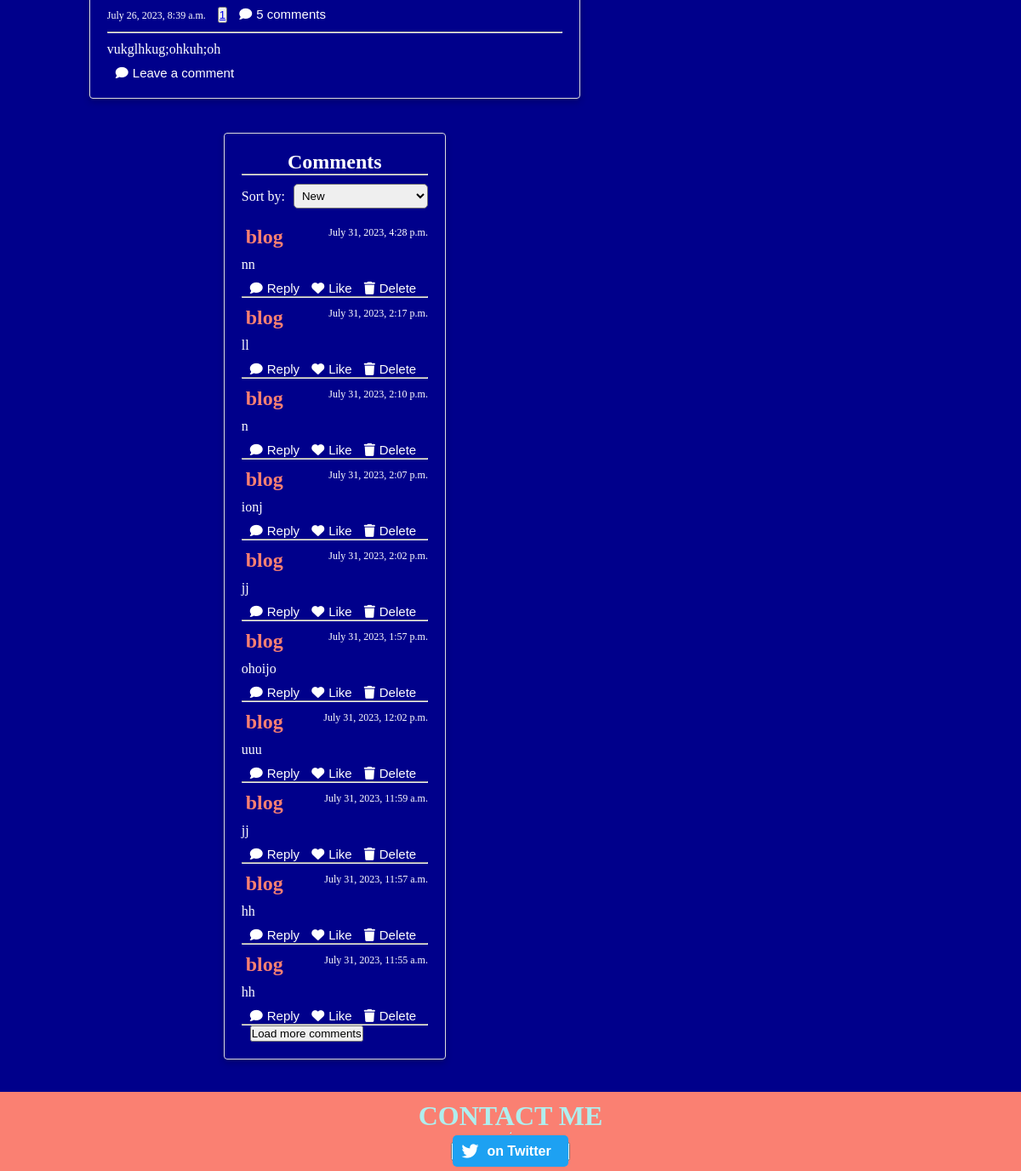
/ukghlijoj/ (lower part), run on an earlier commit of the app's database.
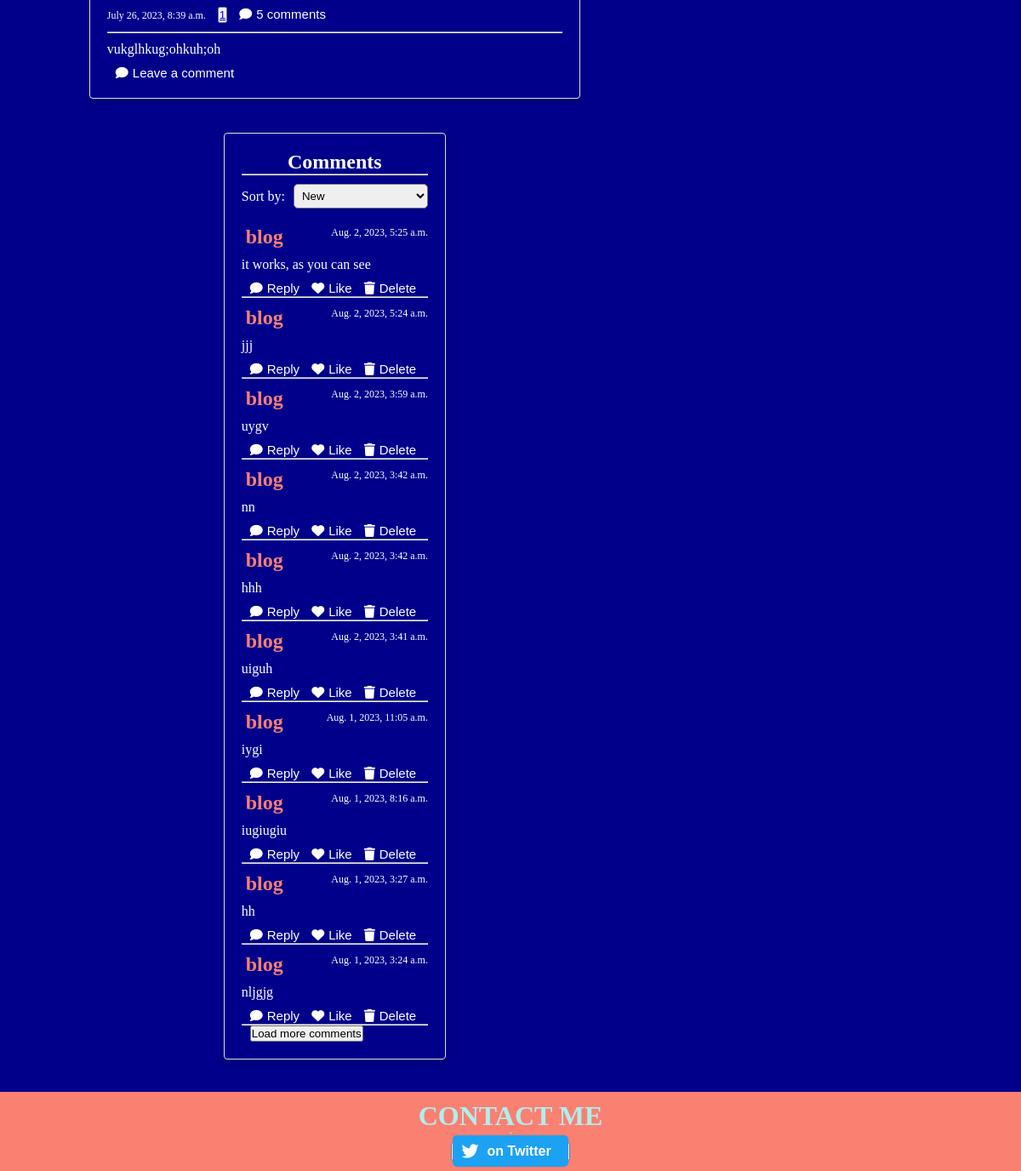
And on a later commit of the database.
### article/models.py (models this page shows, shortened)
class Comment(models.Model):
    post = models.ForeignKey(Post, related_name='comments', on_delete=models.CASCADE)
    user = models.ForeignKey(User, on_delete=models.CASCADE)
    comment = models.TextField()
    date_posted = models.DateTimeField(auto_now_add=True)

### article/views.py (the view)
# urls.py: path('<slug>/', views.detail, name='detail'),
def detail(request, slug):
    user_authenticated = request.user.is_authenticated
    post = get_object_or_404(Post, slug=slug)
    category = post.category
    related_articles = Post.objects.filter(category=category).exclude(id=post.id).order_by('-date')[:5]
    if related_articles.count() < 5:
        show_all = False
    else:
        show_all = True
    comments = post.comments.order_by('-date_posted')
    batch_size = 10  # Set the number of comments to load per batch
    total_comments = comments.count()
    offset = int(request.GET.get('offset', 0))
    if total_comments > batch_size + offset:
        show_load_more = True
        comments = comments[offset: offset + batch_size]
    else:
        show_load_more = False
        comments = comments[offset:]
    context = {
        'user_authenticated': user_authenticated,
        'post': post,
        'related_articles': related_articles,
        'show_all': show_all,
        'comments': enumerate(comments),
        'show_load_more': show_load_more,
        'batch_size': batch_size,
        'total_comments': total_comments,
    }
    return render(request, 'article/read.html', context=context)

### article/models.py (called while the page is built)
    def __str__(self):
        return self.name

    def get_absolute_url(self):
        return reverse('article:detail', kwargs={'slug': self.slug})

### article/templates/article/read.html (shortened to what the changed rows need)
{% extends 'article/base.html' %}
{% load static %}
{% block css %}
        {{ block.super }}
    <link rel="stylesheet" href="{% static 'read.css' %}">
{% endblock %}
{% block body %}
    <div id="read-container">
        <div id="article">
            <div id="card-container">
                <div class="card comment-card">
                    <div class="header">
                        <h2>Comments</h2>
                    </div>
                  <div id="comments-section">
                    {% for i, comment in comments %}
                      <div class="comment {% if i >= batch_size %}hidden{% endif %}">
                        <div class="comment-header">
                          <h3>{{ comment.user }}</h3>
                          <span class="timestamp">{{ comment.date_posted }}</span>
                        </div>
                        <div class="comment-body">
                          <p>{{ comment.comment }}</p>
                        </div>
                        <div class="comment-footer">
                          <button class="comment-button"><i class="fa-solid fa-comment"></i>Reply</button>
                          <button class="like-button"><i class="fas fa-heart"></i>Like</button>
                          <button class="like-button"><i class="fa-solid fa-trash"></i>Delete</button>
                        </div>
                        <hr>
                      </div>
                    {% endfor %}
                  </div>
                  </div>
        </div>
        </div>
    </div>
{% endblock %}

What changed in the data, as far as the page shows it:
no longer on this page (row unchanged): Comment: user "blog", date_posted "July 31, 2023, 4:28 p.m.", comment "nn"
no longer on this page (row unchanged): Comment: user "blog", date_posted "July 31, 2023, 2:17 p.m.", comment "ll"
no longer on this page (row unchanged): Comment: user "blog", date_posted "July 31, 2023, 2:10 p.m.", comment "n"
no longer on this page (row unchanged): Comment: user "blog", date_posted "July 31, 2023, 2:07 p.m.", comment "ionj"
no longer on this page (row unchanged): Comment: user "blog", date_posted "July 31, 2023, 2:02 p.m.", comment "jj"
no longer on this page (row unchanged): Comment: user "blog", date_posted "July 31, 2023, 1:57 p.m.", comment "ohoijo"
no longer on this page (row unchanged): Comment: user "blog", date_posted "July 31, 2023, 12:02 p.m.", comment "uuu"
no longer on this page (row unchanged): Comment: user "blog", date_posted "July 31, 2023, 11:59 a.m.", comment "jj"
no longer on this page (row unchanged): Comment: user "blog", date_posted "July 31, 2023, 11:57 a.m.", comment "hh"
no longer on this page (row unchanged): Comment: user "blog", date_posted "July 31, 2023, 11:55 a.m.", comment "hh"
added Comment: user "blog", date_posted "Aug. 2, 2023, 5:25 a.m.", comment "it works, as you can see"
added Comment: user "blog", date_posted "Aug. 2, 2023, 5:24 a.m.", comment "jjj"
added Comment: user "blog", date_posted "Aug. 2, 2023, 3:59 a.m.", comment "uygv"
added Comment: user "blog", date_posted "Aug. 2, 2023, 3:42 a.m.", comment "nn"
added Comment: user "blog", date_posted "Aug. 2, 2023, 3:42 a.m.", comment "hhh"
added Comment: user "blog", date_posted "Aug. 2, 2023, 3:41 a.m.", comment "uiguh"
added Comment: user "blog", date_posted "Aug. 1, 2023, 11:05 a.m.", comment "iygi"
added Comment: user "blog", date_posted "Aug. 1, 2023, 8:16 a.m.", comment "iugiugiu"
added Comment: user "blog", date_posted "Aug. 1, 2023, 3:27 a.m.", comment "hh"
added Comment: user "blog", date_posted "Aug. 1, 2023, 3:24 a.m.", comment "nljgjg"
